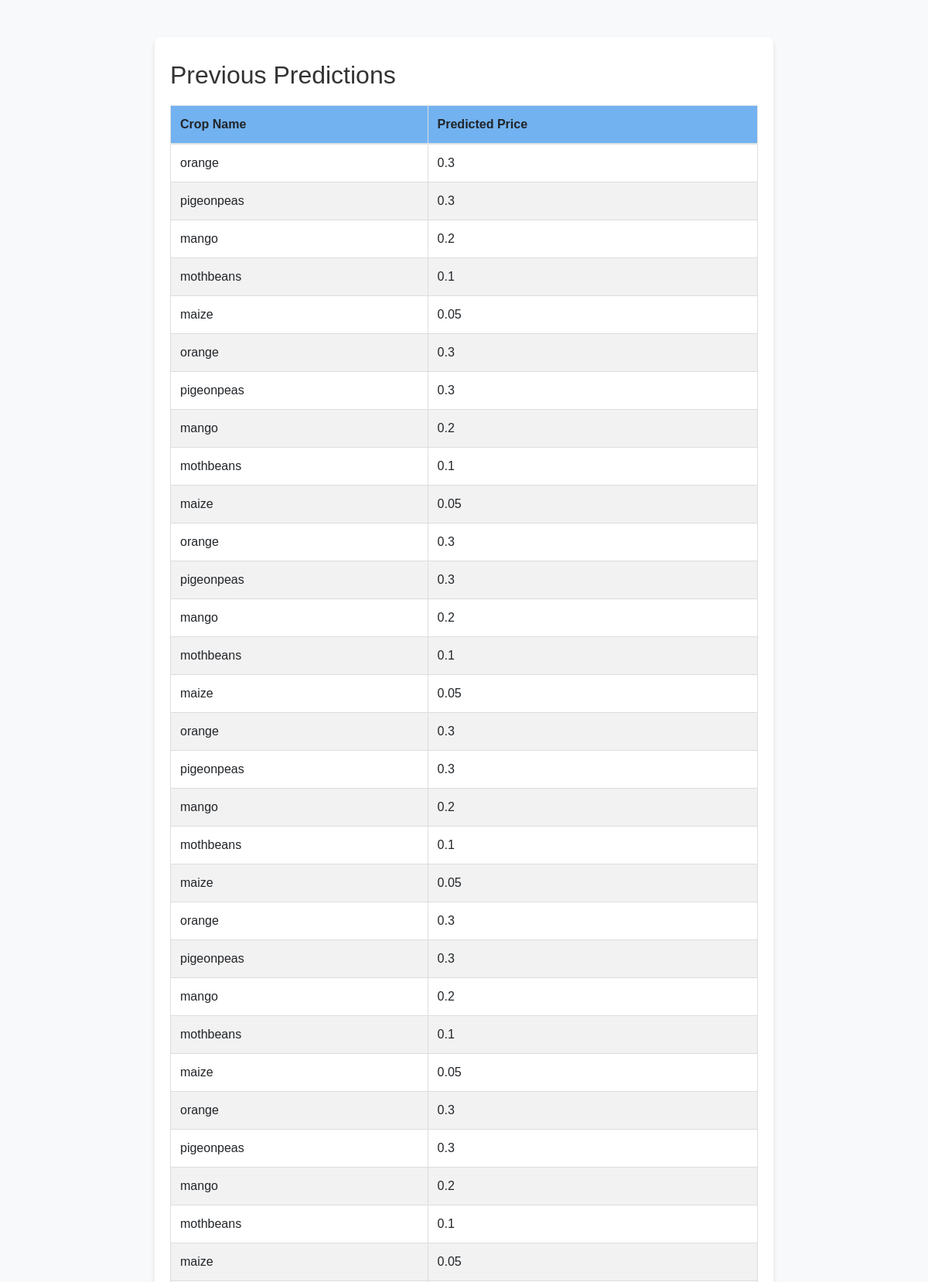
The app's page /explore (signed in, upper part) with its own data.
### app.py (models this page shows, shortened)
class PredictionResult(db.Model):
    id = db.Column(db.Integer, primary_key=True)
    user_id = db.Column(db.Integer, db.ForeignKey('user.id'), nullable=False)
    crop_name = db.Column(db.String(100), nullable=False)
    predicted_price = db.Column(db.Float, nullable=False)

### app.py (the view)
@app.route('/explore')
def explore():
    if 'email' in session:
        user = User.query.filter_by(email=session['email']).first()
        user_predictions = PredictionResult.query.filter_by(user_id=user.id).all()
        return render_template('explore.html', user_predictions=user_predictions)
    return redirect('/login')

### templates/explore.html (shortened to what this page needs)
<!DOCTYPE html>
<html lang="en">
<head>
    <link rel="stylesheet" href="https://cdn.jsdelivr.net/npm/bootstrap@4.6.2/dist/css/bootstrap.min.css">
</head>
<body>
    <div class="container mt-5">
        <h2>Previous Predictions</h2>
        <table class="table mt-3">
            <thead>
                <tr>
                    <th scope="col">Crop Name</th>
                    <th scope="col">Predicted Price</th>
                </tr>
            </thead>
            <tbody>
                {% for prediction in user_predictions %}
                <tr>
                    <td>{{ prediction.crop_name }}</td>
                    <td>{{ prediction.predicted_price }}</td>
                </tr>
                {% endfor %}
            </tbody>
        </table>
    </div>
</body>
</html>

### templates/explore.html (style rules this page uses)
body { font-family: Arial, sans-serif; background-color: #f8f9fa; }
.container { max-width: 800px; margin: 0 auto; padding: 30px 20px; background-color: #fff; border-radius: 8px; box-shadow: 0 4px 6px rgba(0, 0, 0, 0.1); }
h2 { color: #333; margin-bottom: 20px; }
table { width: 100%; border-collapse: collapse; }
th, td { border: 1px solid #ddd; padding: 8px; text-align: left; }
th { background-color: #72b2f1; font-weight: bold; }
tr:nth-child(even) { background-color: #f2f2f2; }

### records on screen
PredictionResult: crop_name "orange", predicted_price "0.3"
PredictionResult: crop_name "pigeonpeas", predicted_price "0.3"
PredictionResult: crop_name "mango", predicted_price "0.2"
PredictionResult: crop_name "mothbeans", predicted_price "0.1"
PredictionResult: crop_name "maize", predicted_price "0.05"
PredictionResult: crop_name "orange", predicted_price "0.3"
PredictionResult: crop_name "pigeonpeas", predicted_price "0.3"
PredictionResult: crop_name "mango", predicted_price "0.2"
PredictionResult: crop_name "mothbeans", predicted_price "0.1"
PredictionResult: crop_name "maize", predicted_price "0.05"
PredictionResult: crop_name "orange", predicted_price "0.3"
PredictionResult: crop_name "pigeonpeas", predicted_price "0.3"
PredictionResult: crop_name "mango", predicted_price "0.2"
PredictionResult: crop_name "mothbeans", predicted_price "0.1"
PredictionResult: crop_name "maize", predicted_price "0.05"
PredictionResult: crop_name "orange", predicted_price "0.3"
PredictionResult: crop_name "pigeonpeas", predicted_price "0.3"
PredictionResult: crop_name "mango", predicted_price "0.2"
PredictionResult: crop_name "mothbeans", predicted_price "0.1"
PredictionResult: crop_name "maize", predicted_price "0.05"
PredictionResult: crop_name "orange", predicted_price "0.3"
PredictionResult: crop_name "pigeonpeas", predicted_price "0.3"
PredictionResult: crop_name "mango", predicted_price "0.2"
PredictionResult: crop_name "mothbeans", predicted_price "0.1"
PredictionResult: crop_name "maize", predicted_price "0.05"
PredictionResult: crop_name "orange", predicted_price "0.3"
PredictionResult: crop_name "pigeonpeas", predicted_price "0.3"
PredictionResult: crop_name "mango", predicted_price "0.2"
PredictionResult: crop_name "mothbeans", predicted_price "0.1"
PredictionResult: crop_name "maize", predicted_price "0.05"
